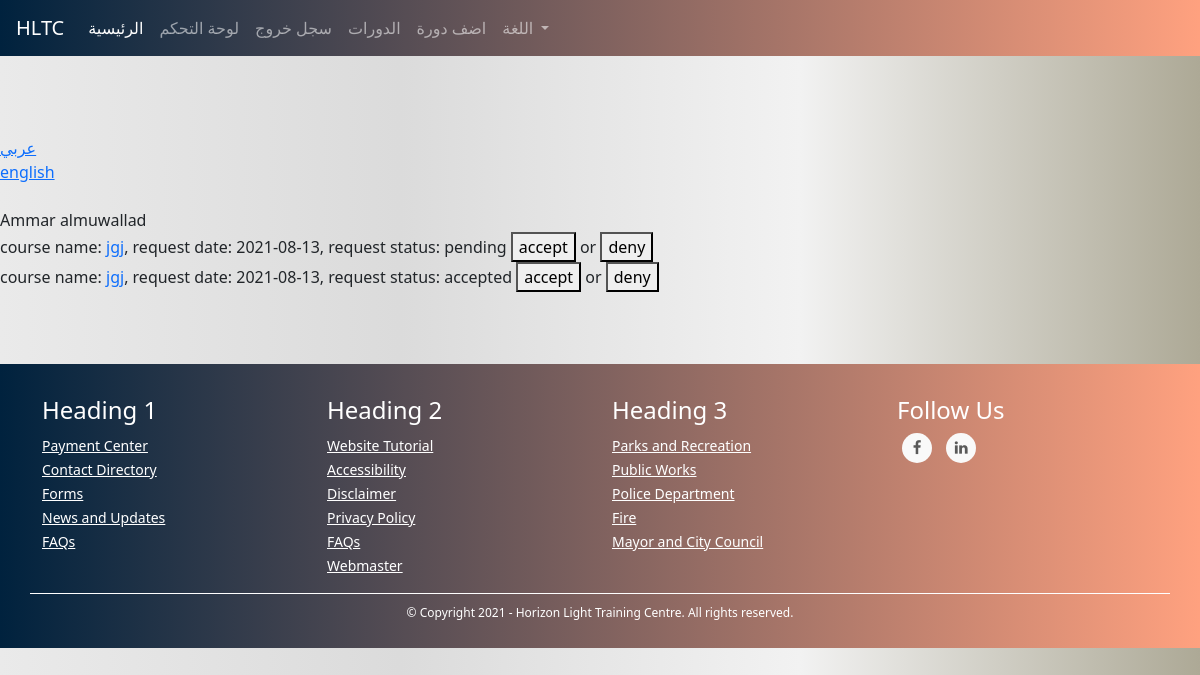
Page /admins/leave-requests (signed in) on the earlier database version.
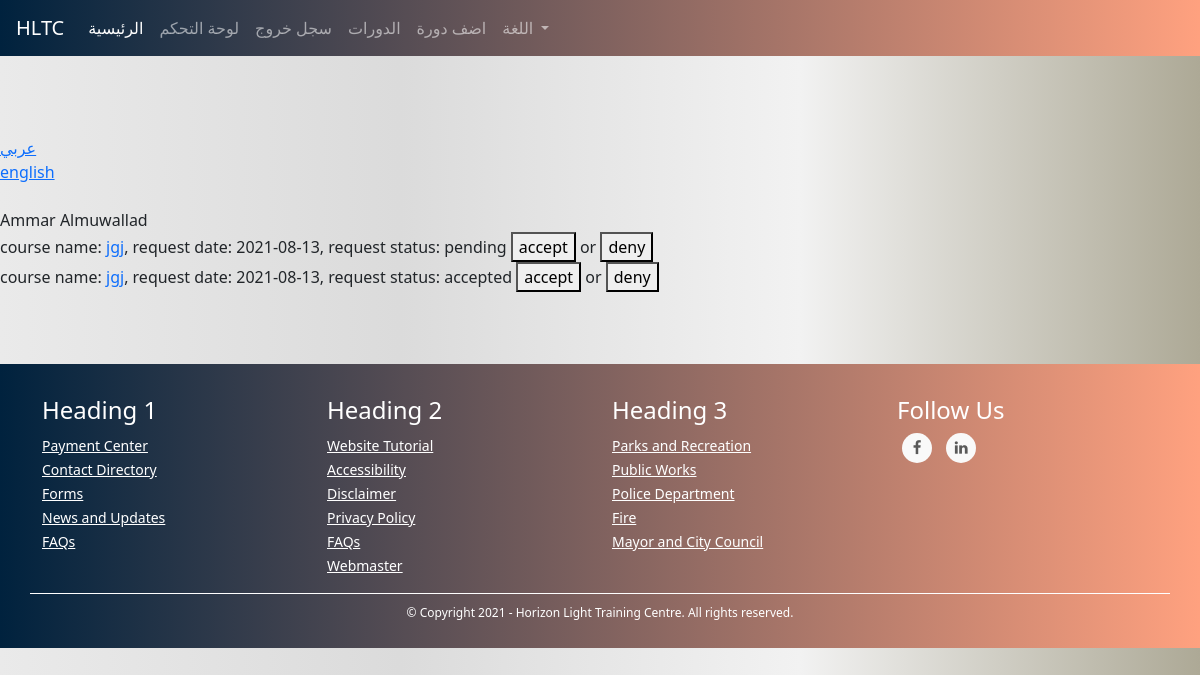
Same page on the later database version.
### TUTOR/models.py (models this page shows, shortened)
class StudentDataModel(db.Model):
    id = db.Column(db.Integer, primary_key=True)
    date_of_birth = db.Column(db.DateTime, nullable=False)
    user_id = db.Column(db.Integer, db.ForeignKey('user_model.id'))
    courses = db.relationship('CourseModel', secondary=courses, lazy='subquery',
        backref=db.backref('students', lazy=True))

class UserModel(db.Model, UserMixin):
    id = db.Column(db.Integer, primary_key=True)
    first_name = db.Column(db.String(128), nullable=False)
    last_name = db.Column(db.String(128), nullable=False)
    username = db.Column(db.String(20), unique=True, nullable=False)
    email = db.Column(db.String(256), unique=True, nullable=False)
    password = db.Column(db.String(255), nullable=False)
    user_type = db.Column(db.String(30), nullable=False)
    _gender = db.Column(db.Boolean, nullable=False, default=True)
    email_confirmation_code = db.Column(db.String(5), nullable=True)
    is_confirmed = db.Column(db.Boolean, nullable=False, default=False)
    creation_date = db.Column(db.DateTime, nullable=False, default=datetime.utcnow)
    admin_data_model = db.relationship('AdminDataModel', backref='user', uselist=False)
    tutor_data_model = db.relationship('TutorDataModel', backref='user', uselist=False)
    student_data_model = db.relationship('StudentDataModel', backref='user', uselist=False)
    @property
    def full_name(self):
        return self.first_name + " " + self.last_name

### TUTOR/ADMINISTRATION/routes.py (the view)
@admins_blueprint.route("/admins/leave-requests", methods=["GET"])
@login_required(ADMIN_TYPES)
def requests_list(): # admin only
    storage = AdminstrationStorageModel.instance()
    new_leave_requests = {}
    if storage.has_leave_requests():
        leave_requests = storage.leave_requests
        for student_id in leave_requests: #'{"student_id": [{"course_id": ..., "date": ..., "status": "pending"/"accepted"/"denied"}, {}], ....}'
            new_leave_requests[StudentDataModel.query.get(int(student_id))] = leave_requests[student_id] # change key to student pointer
            for student in new_leave_requests:
                for i, request in enumerate(new_leave_requests[student]):
                    new_leave_requests[student][i] = {"course": CourseModel.query.get(new_leave_requests[student][i].get("course_id")), "date": new_leave_requests[student][i].get("date"), "status": new_leave_requests[student][i].get("status")}
    return render_template("admins/leave_requests.html", requests=new_leave_requests)

### TUTOR/ADMINISTRATION/routes.py (called while the page is built)
@admins_blueprint.context_processor
def utility_processor():
    return dict(get_language_text=LngObj.get_language_text, get_current_page_language_list=LngObj.get_current_page_language_list, languages=LANGUAGES, admin_types=ADMIN_TYPES, settings=SiteSettingsModel.instance())

### TUTOR/models.py (called while the page is built)
@login_manager.user_loader
def load_user(user_id):
    return UserModel.query.get(int(user_id))

    @classmethod
    def instance(cls):
        return cls.query.get(1)

    @property
    def leave_requests(self):
        return json.loads(self._leave_requests)

    def has_leave_requests(self):
        return True if len(self.leave_requests) > 0 else False

    @classmethod
    def instance(cls):
        return cls.query.get(1)

### TUTOR/utils/languages.py (called while the page is built)
    @staticmethod
    def translate(page_name, language=DEFAULT_LANGUAGE): # returns specific language page
        return LngObj.read_language_file(page_name, language)

    @staticmethod
    def get_current_page_language_list(): # returns current page language list
        current_page, _args_dict = reverse_url_for(request.path)
        page_language_list = LngObj.get_validated_page_language_list(current_page, request.cookies.get("language"))
        return page_language_list

### TUTOR/templates/admins/leave_requests.html (shortened to what this page needs)
{% extends "template.html" %}
{% block content %}
    <br><br><br>
       {% include "snippets/language_select.html" %}
    <br>
    {% for student in requests %}
        {{ student.user.full_name }}
        <br>
        {% for request in requests.get(student) %}
        course name: <a href="{{ url_for('courses_blueprint.course', course_id=request.get('course').id) }}">{{ request.get("course").name }}</a>, request date: {{ request.get("date") }}, request status: {{ request.get("status") }}
        <a href="{{ url_for('admins_blueprint.reply_to_leave_request', reply='accept', student_id=student.id, course_id=request.get('course').id) }}"><button>accept</button></a> or <a href="{{ url_for('admins_blueprint.reply_to_leave_request', reply='deny', student_id=student.id, course_id=request.get('course').id) }}"><button>deny</button></a>
        <br>
        {% endfor %}
        <br><br><br>
    {% endfor %}
{% endblock %}

Differences in the rows shown:
changed StudentDataModel: user.full_name "Ammar almuwallad" → "Ammar Almuwallad"
